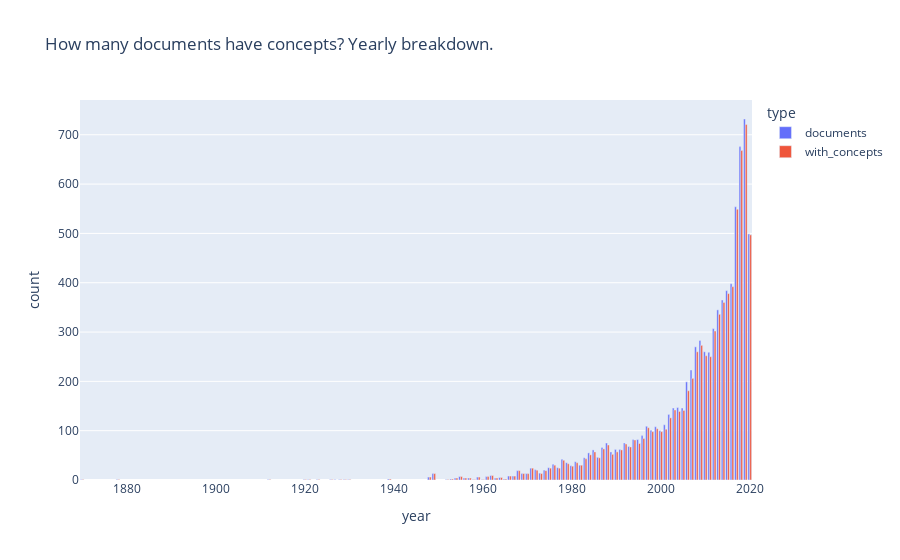

This figure's notebook cell:
### Markdown cell above
### 3.2 Yearly breakdown of Documents With concepts VS Without 

It's also useful to look at whether the ratio of with/without concepts is stable across the years. 

To this end we can use 
* the publications `id` column to count the total number of publications per year  
* the `concepts` column to count the ones that have concepts

### Code cell
temp1 = pubs.groupby('year', as_index=False).count()[['year', 'id', CONCEPTS_FIELD]]
temp1.rename(columns={'id': "documents", CONCEPTS_FIELD: "with_concepts"}, inplace=True)

# reorder cols/rows
temp1 = temp1.melt(id_vars=["year"], 
         var_name="type", 
        value_name="count")

px.bar(temp1, title="How many documents have concepts? Yearly breakdown.",
       x="year", y="count", 
       color="type", 
       barmode="group")

### Figure 1 — Plotly figure (JSON) as saved in the notebook; plotly's stock layout.template omitted (floating-point values rounded to 4 significant figures)
{"data": [{"alignmentgroup": "True", "hovertemplate": "type=documents<br>year=%{x}<br>count=%{y}<extra></extra>", "legendgroup": "documents", "marker": {"color": "#636efa"}, "name": "documents", "offsetgroup": "documents", "orientation": "v", "showlegend": true, "textposition": "auto", "type": "bar", "x": [1870, 1878, 1912, 1920, 1921, 1923, 1926, 1927, 1928, 1929, 1930, 1939, 1948, 1949, 1952, 1953, 1954, 1955, 1956, 1957, 1958, 1959, 1960, 1961, 1962, 1963, 1964, 1965, 1966, 1967, 1968, 1969, 1970, 1971, 1972, 1973, 1974, 1975, 1976, 1977, 1978, 1979, 1980, 1981, 1982, 1983, 1984, 1985, 1986, 1987, 1988, 1989, 1990, 1991, 1992, 1993, 1994, 1995, 1996, 1997, 1998, 1999, 2000, 2001, 2002, 2003, 2004, 2005, 2006, 2007, 2008, 2009, 2010, 2011, 2012, 2013, 2014, 2015, 2016, 2017, 2018, 2019, 2020], "xaxis": "x", "y": [1, 1, 1, 1, 1, 1, 1, 1, 1, 1, 1, 2, 6, 13, 1, 2, 4, 7, 4, 4, 1, 6, 1, 7, 9, 4, 5, 2, 8, 8, 19, 13, 13, 24, 21, 14, 20, 25, 32, 25, 42, 35, 29, 37, 30, 45, 55, 61, 46, 66, 75, 57, 62, 62, 75, 68, 82, 82, 90, 109, 101, 108, 100, 112, 133, 146, 147, 146, 199, 223, 270, 283, 260, 259, 307, 345, 365, 384, 398, 554, 676, 732, 499], "yaxis": "y"}, {"alignmentgroup": "True", "hovertemplate": "type=with_concepts<br>year=%{x}<br>count=%{y}<extra></extra>", "legendgroup": "with_concepts", "marker": {"color": "#EF553B"}, "name": "with_concepts", "offsetgroup": "with_concepts", "orientation": "v", "showlegend": true, "textposition": "auto", "type": "bar", "x": [1870, 1878, 1912, 1920, 1921, 1923, 1926, 1927, 1928, 1929, 1930, 1939, 1948, 1949, 1952, 1953, 1954, 1955, 1956, 1957, 1958, 1959, 1960, 1961, 1962, 1963, 1964, 1965, 1966, 1967, 1968, 1969, 1970, 1971, 1972, 1973, 1974, 1975, 1976, 1977, 1978, 1979, 1980, 1981, 1982, 1983, 1984, 1985, 1986, 1987, 1988, 1989, 1990, 1991, 1992, 1993, 1994, 1995, 1996, 1997, 1998, 1999, 2000, 2001, 2002, 2003, 2004, 2005, 2006, 2007, 2008, 2009, 2010, 2011, 2012, 2013, 2014, 2015, 2016, 2017, 2018, 2019, 2020], "xaxis": "x", "y": [1, 1, 1, 1, 1, 1, 1, 0, 1, 1, 1, 2, 6, 13, 1, 2, 4, 7, 4, 4, 1, 6, 1, 7, 9, 4, 5, 2, 8, 8, 19, 13, 13, 24, 20, 13, 19, 24, 30, 24, 40, 33, 28, 35, 30, 43, 51, 57, 45, 63, 71, 52, 57, 61, 73, 67, 81, 74, 84, 106, 98, 104, 98, 103, 126, 142, 139, 141, 181, 206, 260, 273, 252, 250, 302, 336, 360, 378, 392, 549, 668, 721, 497], "yaxis": "y"}], "layout": {"autosize": true, "barmode": "group", "legend": {"title": {"text": "type"}, "tracegroupgap": 0}, "title": {"text": "How many documents have concepts? Yearly breakdown."}, "xaxis": {"anchor": "y", "autorange": true, "domain": [0, 1], "range": [1870.0, 2020.0], "title": {"text": "year"}, "type": "linear"}, "yaxis": {"anchor": "x", "autorange": true, "domain": [0, 1], "range": [0, 770.5], "title": {"text": "count"}, "type": "linear"}}}
